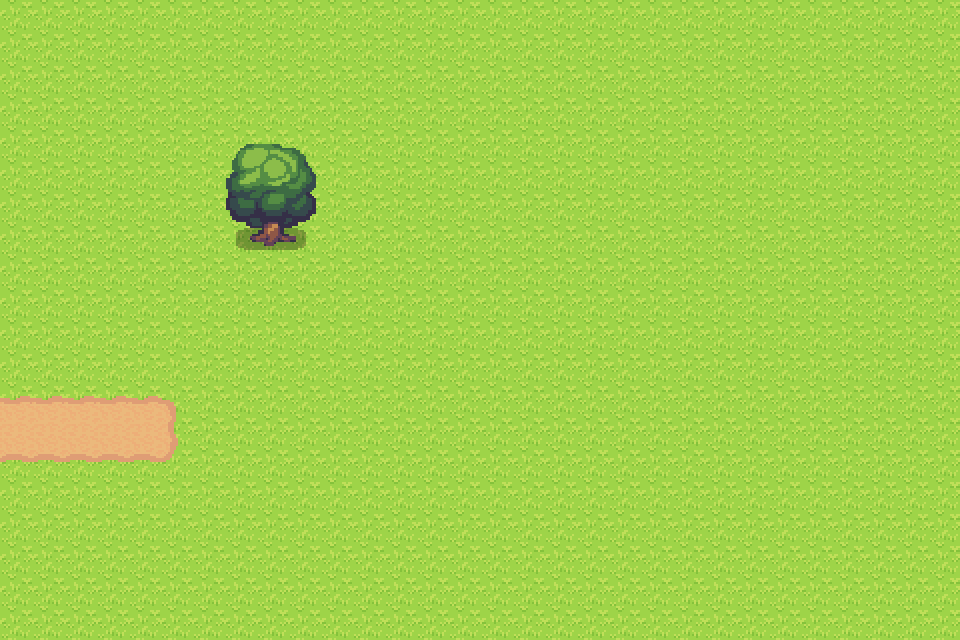

Below is a game level as drawn by its tile map, then a one-line description and the .tmx file that defines it, in full:
An orthogonal 30x20 tile map with 32x32 px tiles, 3 tile layers (floor, road, tree), 2 tilesets.

<map version="1.10" tiledversion="1.11.2" orientation="orthogonal" renderorder="right-down" width="30" height="20" tilewidth="32" tileheight="32" infinite="0" nextlayerid="4" nextobjectid="1">
 <tileset firstgid="1" source="1_terrain.tsx" />
 <tileset firstgid="361" source="3_plants.tsx" />
 <layer id="2" name="floor" width="30" height="20">
  <data encoding="csv">
152,152,152,152,152,152,152,152,152,152,152,152,152,152,152,152,152,152,152,152,152,152,152,152,152,152,152,152,152,152,
152,152,152,152,152,152,152,152,152,152,152,152,152,152,152,152,152,152,152,152,152,152,152,152,152,152,152,152,152,152,
152,152,152,152,152,152,152,152,152,152,152,152,152,152,152,152,152,152,152,152,152,152,152,152,152,152,152,152,152,152,
152,152,152,152,152,152,152,152,152,152,152,152,152,152,152,152,152,152,152,152,152,152,152,152,152,152,152,152,152,152,
152,152,152,152,152,152,152,152,152,152,152,152,152,152,152,152,152,152,152,152,152,152,152,152,152,152,152,152,152,152,
152,152,152,152,152,152,152,152,152,152,152,152,152,152,152,152,152,152,152,152,152,152,152,152,152,152,152,152,152,152,
152,152,152,152,152,152,152,152,152,152,152,152,152,152,152,152,152,152,152,152,152,152,152,152,152,152,152,152,152,152,
152,152,152,152,152,152,152,152,152,152,152,152,152,152,152,152,152,152,152,152,152,152,152,152,152,152,152,152,152,152,
152,152,152,152,152,152,152,152,152,152,152,152,152,152,152,152,152,152,152,152,152,152,152,152,152,152,152,152,152,152,
152,152,152,152,152,152,152,152,152,152,152,152,152,152,152,152,152,152,152,152,152,152,152,152,152,152,152,152,152,152,
152,152,152,152,152,152,152,152,152,152,152,152,152,152,152,152,152,152,152,152,152,152,152,152,152,152,152,152,152,152,
152,152,152,152,152,152,152,152,152,152,152,152,152,152,152,152,152,152,152,152,152,152,152,152,152,152,152,152,152,152,
152,152,152,152,152,152,152,152,152,152,152,152,152,152,152,152,152,152,152,152,152,152,152,152,152,152,152,152,152,152,
152,152,152,152,152,152,152,152,152,152,152,152,152,152,152,152,152,152,152,152,152,152,152,152,152,152,152,152,152,152,
152,152,152,152,152,152,152,152,152,152,152,152,152,152,152,152,152,152,152,152,152,152,152,152,152,152,152,152,152,152,
152,152,152,152,152,152,152,152,152,152,152,152,152,152,152,152,152,152,152,152,152,152,152,152,152,152,152,152,152,152,
152,152,152,152,152,152,152,152,152,152,152,152,152,152,152,152,152,152,152,152,152,152,152,152,152,152,152,152,152,152,
152,152,152,152,152,152,152,152,152,152,152,152,152,152,152,152,152,152,152,152,152,152,152,152,152,152,152,152,152,152,
152,152,152,152,152,152,152,152,152,152,152,152,152,152,152,152,152,152,152,152,152,152,152,152,152,152,152,152,152,152,
152,152,152,152,152,152,152,152,152,152,152,152,152,152,152,152,152,152,152,152,152,152,152,152,152,152,152,152,152,152
</data>
 </layer>
 <layer id="1" name="road" width="30" height="20">
  <data encoding="csv">
0,0,0,0,0,0,0,0,0,0,0,0,0,0,0,0,0,0,0,0,0,0,0,0,0,0,0,0,0,0,
0,0,0,0,0,0,0,0,0,0,0,0,0,0,0,0,0,0,0,0,0,0,0,0,0,0,0,0,0,0,
0,0,0,0,0,0,0,0,0,0,0,0,0,0,0,0,0,0,0,0,0,0,0,0,0,0,0,0,0,0,
0,0,0,0,0,0,0,0,0,0,0,0,0,0,0,0,0,0,0,0,0,0,0,0,0,0,0,0,0,0,
0,0,0,0,0,0,0,0,0,0,0,0,0,0,0,0,0,0,0,0,0,0,0,0,0,0,0,0,0,0,
0,0,0,0,0,0,0,0,0,0,0,0,0,0,0,0,0,0,0,0,0,0,0,0,0,0,0,0,0,0,
0,0,0,0,0,0,0,0,0,0,0,0,0,0,0,0,0,0,0,0,0,0,0,0,0,0,0,0,0,0,
0,0,0,0,0,0,0,0,0,0,0,0,0,0,0,0,0,0,0,0,0,0,0,0,0,0,0,0,0,0,
0,0,0,0,0,0,0,0,0,0,0,0,0,0,0,0,0,0,0,0,0,0,0,0,0,0,0,0,0,0,
0,0,0,0,0,0,0,0,0,0,0,0,0,0,0,0,0,0,0,0,0,0,0,0,0,0,0,0,0,0,
0,0,0,0,0,0,0,0,0,0,0,0,0,0,0,0,0,0,0,0,0,0,0,0,0,0,0,0,0,0,
0,0,0,0,0,0,0,0,0,0,0,0,0,0,0,0,0,0,0,0,0,0,0,0,0,0,0,0,0,0,
142,142,142,142,142,143,0,0,0,0,0,0,0,0,0,0,0,0,0,0,0,0,0,0,0,0,0,0,0,0,
157,157,157,157,157,158,0,0,0,0,0,0,0,0,0,0,0,0,0,0,0,0,0,0,0,0,0,0,0,0,
172,172,172,172,172,173,0,0,0,0,0,0,0,0,0,0,0,0,0,0,0,0,0,0,0,0,0,0,0,0,
0,0,0,0,0,0,0,0,0,0,0,0,0,0,0,0,0,0,0,0,0,0,0,0,0,0,0,0,0,0,
0,0,0,0,0,0,0,0,0,0,0,0,0,0,0,0,0,0,0,0,0,0,0,0,0,0,0,0,0,0,
0,0,0,0,0,0,0,0,0,0,0,0,0,0,0,0,0,0,0,0,0,0,0,0,0,0,0,0,0,0,
0,0,0,0,0,0,0,0,0,0,0,0,0,0,0,0,0,0,0,0,0,0,0,0,0,0,0,0,0,0,
0,0,0,0,0,0,0,0,0,0,0,0,0,0,0,0,0,0,0,0,0,0,0,0,0,0,0,0,0,0
</data>
 </layer>
 <layer id="3" name="tree" width="30" height="20">
  <data encoding="csv">
0,0,0,0,0,0,0,0,0,0,0,0,0,0,0,0,0,0,0,0,0,0,0,0,0,0,0,0,0,0,
0,0,0,0,0,0,0,0,0,0,0,0,0,0,0,0,0,0,0,0,0,0,0,0,0,0,0,0,0,0,
0,0,0,0,0,0,0,0,0,0,0,0,0,0,0,0,0,0,0,0,0,0,0,0,0,0,0,0,0,0,
0,0,0,0,0,0,0,0,0,0,0,0,0,0,0,0,0,0,0,0,0,0,0,0,0,0,0,0,0,0,
0,0,0,0,0,0,0,365,366,367,0,0,0,0,0,0,0,0,0,0,0,0,0,0,0,0,0,0,0,0,
0,0,0,0,0,0,0,380,381,382,0,0,0,0,0,0,0,0,0,0,0,0,0,0,0,0,0,0,0,0,
0,0,0,0,0,0,0,395,396,397,0,0,0,0,0,0,0,0,0,0,0,0,0,0,0,0,0,0,0,0,
0,0,0,0,0,0,0,410,411,412,0,0,0,0,0,0,0,0,0,0,0,0,0,0,0,0,0,0,0,0,
0,0,0,0,0,0,0,0,0,0,0,0,0,0,0,0,0,0,0,0,0,0,0,0,0,0,0,0,0,0,
0,0,0,0,0,0,0,0,0,0,0,0,0,0,0,0,0,0,0,0,0,0,0,0,0,0,0,0,0,0,
0,0,0,0,0,0,0,0,0,0,0,0,0,0,0,0,0,0,0,0,0,0,0,0,0,0,0,0,0,0,
0,0,0,0,0,0,0,0,0,0,0,0,0,0,0,0,0,0,0,0,0,0,0,0,0,0,0,0,0,0,
0,0,0,0,0,0,0,0,0,0,0,0,0,0,0,0,0,0,0,0,0,0,0,0,0,0,0,0,0,0,
0,0,0,0,0,0,0,0,0,0,0,0,0,0,0,0,0,0,0,0,0,0,0,0,0,0,0,0,0,0,
0,0,0,0,0,0,0,0,0,0,0,0,0,0,0,0,0,0,0,0,0,0,0,0,0,0,0,0,0,0,
0,0,0,0,0,0,0,0,0,0,0,0,0,0,0,0,0,0,0,0,0,0,0,0,0,0,0,0,0,0,
0,0,0,0,0,0,0,0,0,0,0,0,0,0,0,0,0,0,0,0,0,0,0,0,0,0,0,0,0,0,
0,0,0,0,0,0,0,0,0,0,0,0,0,0,0,0,0,0,0,0,0,0,0,0,0,0,0,0,0,0,
0,0,0,0,0,0,0,0,0,0,0,0,0,0,0,0,0,0,0,0,0,0,0,0,0,0,0,0,0,0,
0,0,0,0,0,0,0,0,0,0,0,0,0,0,0,0,0,0,0,0,0,0,0,0,0,0,0,0,0,0
</data>
 </layer>
</map>
